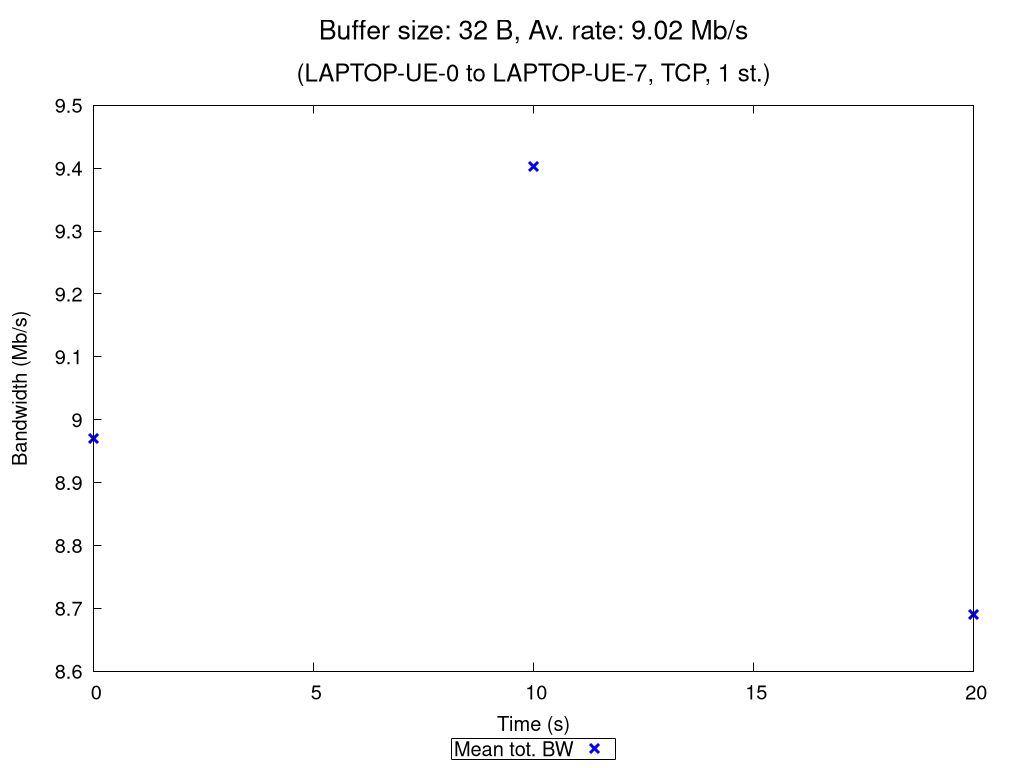

Write the gnuplot code that produced this figure.
set terminal pngcairo nocrop enhanced size 1024,768 font "Verdana,15"
set output "TCP_1_st_2020_11_05_12-50-29_one2two_00032B.png"

set title "{/=20 Buffer size: 32 B, Av. rate: 9.02 Mb/s}\n\n{/=18 (LAPTOP-UE-0 to LAPTOP-UE-7, TCP, 1 st.)}"

set xlabel "Time (s)"
set ylabel "Bandwidth (Mb/s)"
set ytics nomirror
set key bmargin center horizontal box samplen 1 width -1
set bmargin 4.6
set rmargin 4.5

rf = 1000000.0  # rate factor
set style fill transparent solid 0.2 noborder
set autoscale xfix
plot "TCP_1_st_2020_11_05_12-50-29_one2two_00032B_iperf_processed.dat" using 1:($2/rf-$3/rf):($2/rf+$3/rf) with filledcurves lc rgb "blue" notitle, \
     "" using 1:($2/rf) with points pt 2 ps 1.5 lw 3 lc rgb "blue" title "Mean tot. BW", \
